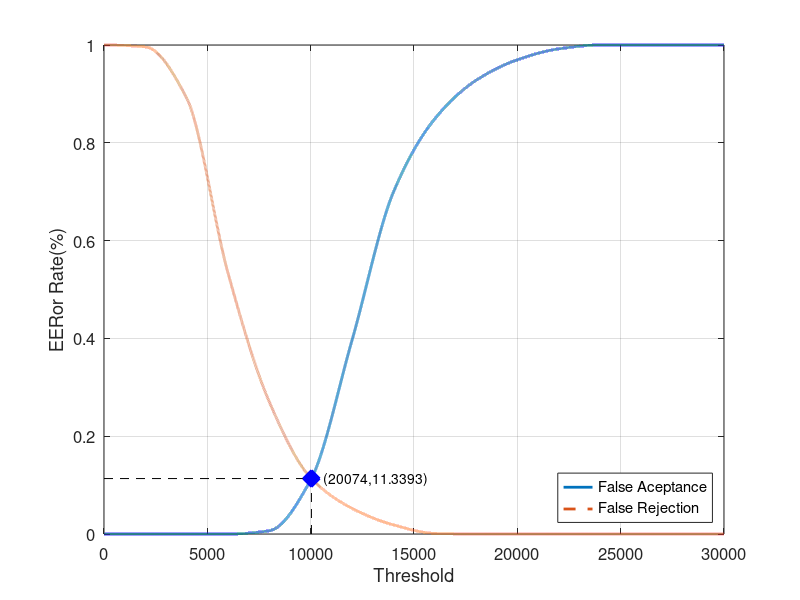
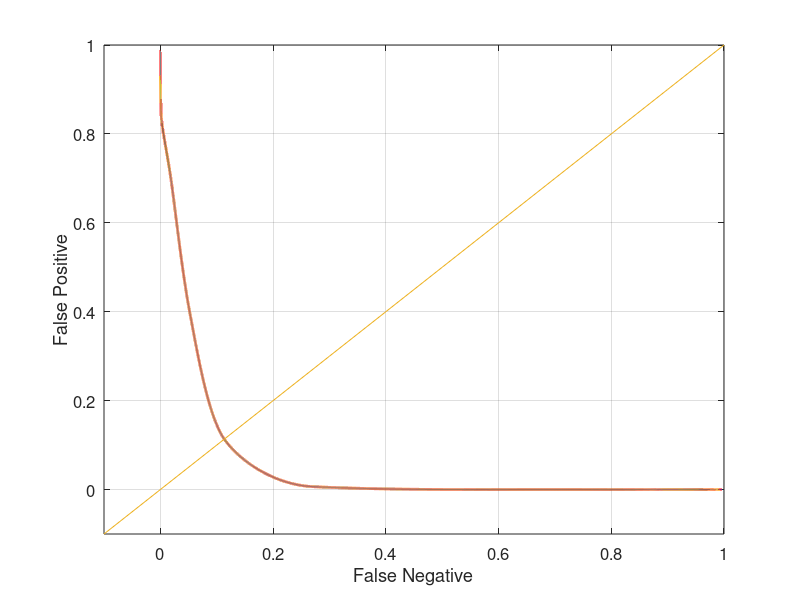

The MATLAB source for these figures, in order:
close all;
clear;
clc;
x = 0:2000:30000;
xq = 0:0.5:30000;

y0 = [0 0 0 0 0.00657895 0.110526 0.396053 0.698684 0.848684 0.927631 0.969737 0.992105 1 1 1 1]
yy0 = interp1(x, y0, xq, 'pchip');
y1 = [1 0.99625 0.89125 0.53375 0.27 0.115 0.0525 0.01875 0.00125 0 0 0 0 0 0 0]
yy1 = interp1(x, y1, xq, 'pchip');

% Calculating EER: 
y2 = abs(y0 - y1);
find(y2 == min(y2))
yy2 = abs(yy0 - yy1);
xEER = find(yy2 == min(yy2));
xEERIndex = xq(xEER) % X-axis EER
yEER = yy0(xEER) % Y-axis EER

main = figure
plot(xq, yy0,'-','LineWidth', 2);	hold on
plot(xq, yy1,'--','LineWidth', 2);	hold on
plot([xEERIndex xEERIndex], [0 yEER], 'k--');	hold on
plot([0 xEERIndex], [yEER yEER], 'k--');	hold on
plot(xEERIndex, yEER, 'bx', 'LineWidth', 10);	hold on
text(xEERIndex, yEER,strcat('    (', num2str(xEER), ', ', num2str(yEER * 100), ')'))
legend('False Aceptance', 'False Rejection', 'Location', 'SouthEast')
xlabel('Threshold')
ylabel('EERor Rate(%)')
set(gca, 'FontSize', 12)
axis([0 30000 0 1])
grid on

print(main, 'Average2Main', '-dpng');
FNRxFPR = figure('Color', [1 1 1]);
plot(yy1, yy0, '-', yy1, yy0, 'LineWidth', 2);
hold on
y = -0.1:0.1:1
plot(y, y); 
set(gca, 'FontSize', 12)
xlabel('False Negative')
ylabel('False Positive')
axis([-0.1 1 -0.1 1])
set(gca, 'FontSize', 12)
grid on

print(FNRxFPR, 'Average2FNRxFPR','-dpng');
